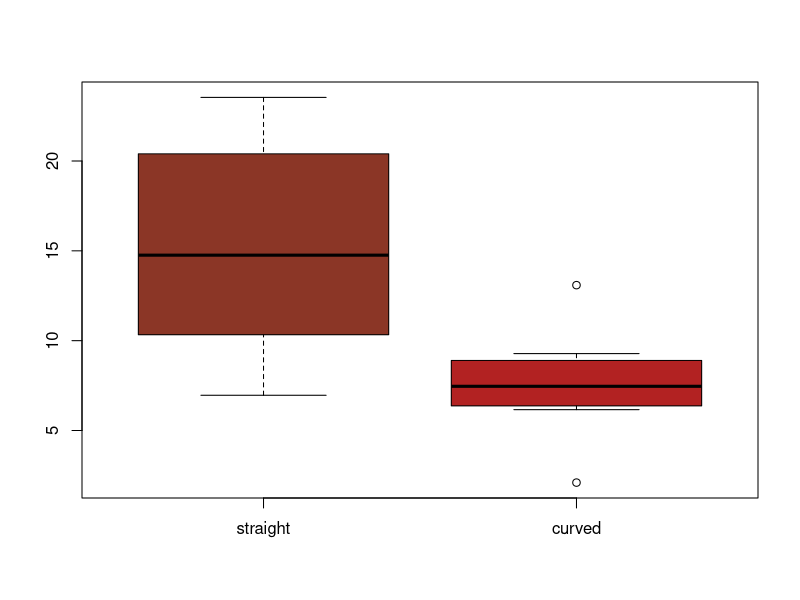

Here is the R script that generated this plot:
## ---- chunk 1
beer.df <- read.csv("beer.csv", stringsAsFactors = T)
beer.df
## ---- chunk 2
levels(beer.df$glassShape)
nlevels(beer.df$glassShape)
## ---- chunk 3
beer.mean<-mean(beer.df$drinkingTime)
## ---- chunk 4
min(beer.df$drinkingTime)
max(beer.df$drinkingTime)
## ---- chunk 5
length(beer.df$drinkingTime)
## ---- chunk 6
straight<-beer.df[beer.df$glassShape=="straight","drinkingTime"]
curved<-beer.df[beer.df$glassShape=="curved","drinkingTime"]
## ---- chunk 7
boxplot(straight,curved,col = c("tomato4","firebrick"),names = c("straight","curved"))
## ---- chunk 8
beer.t<-t.test(straight,curved,alternative = "two.sided",var.equal = T)
beer.t
